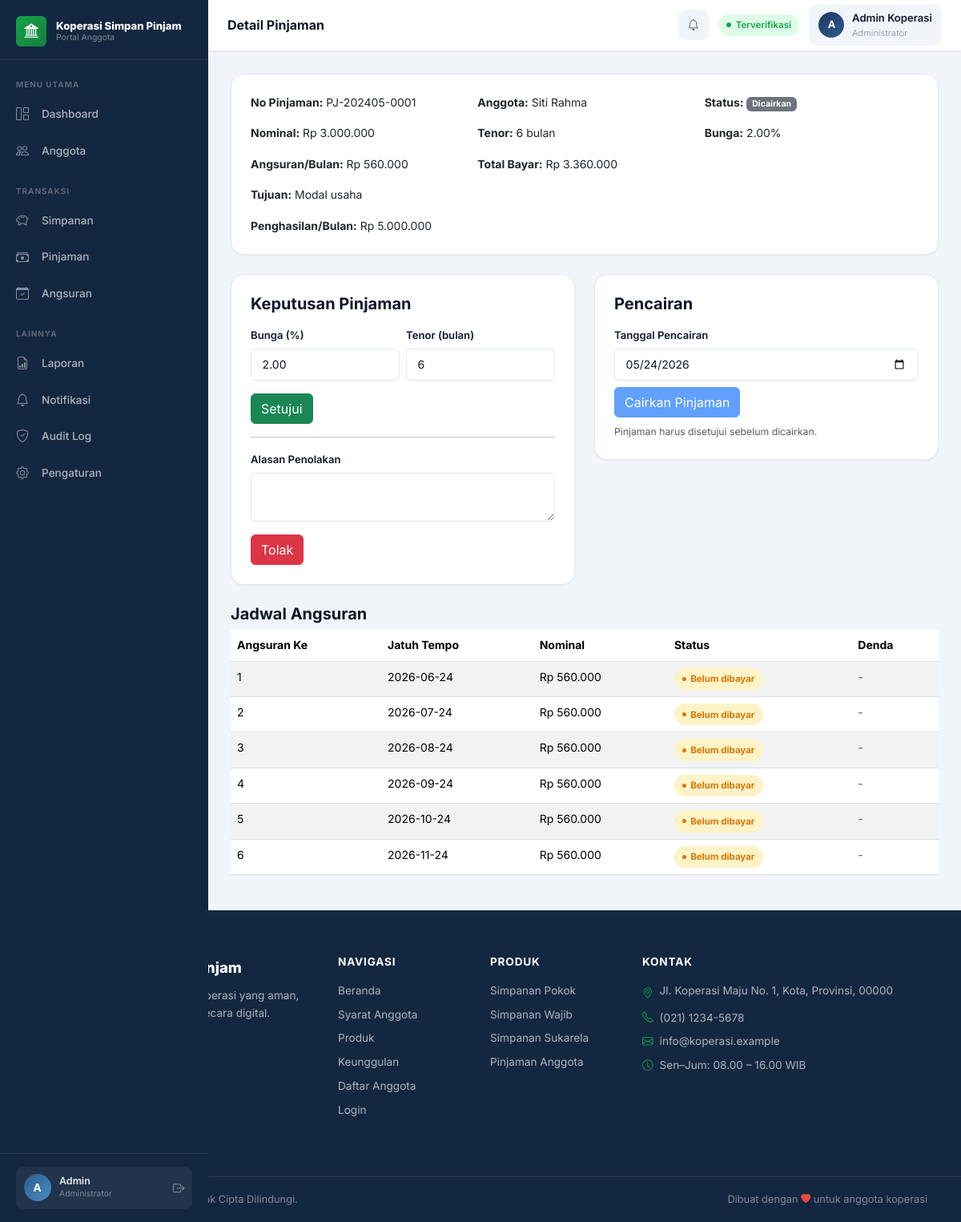
Screenshot of /admin/detail-pinjaman.php?id=1 (signed in) with the database file from the repository.
### tables this page shows
CREATE TABLE IF NOT EXISTS users (
    id INT AUTO_INCREMENT PRIMARY KEY,
    nama VARCHAR(150) NOT NULL,
    nik VARCHAR(50) NOT NULL UNIQUE,
    tempat_lahir VARCHAR(100),
    tanggal_lahir DATE,
    jenis_kelamin VARCHAR(20),
    alamat TEXT,
    no_hp VARCHAR(30),
    email VARCHAR(150) NOT NULL UNIQUE,
    pekerjaan VARCHAR(100),
    penghasilan DECIMAL(15,2),
    username VARCHAR(50) NOT NULL UNIQUE,
    password VARCHAR(255) NOT NULL,
    role ENUM('admin', 'user') DEFAULT 'user',
    status_verifikasi VARCHAR(50) DEFAULT 'Menunggu Verifikasi',
    foto_ktp VARCHAR(255),
    foto_diri VARCHAR(255),
    created_at DATETIME,
    updated_at DATETIME
);

CREATE TABLE IF NOT EXISTS pinjaman (
    id INT AUTO_INCREMENT PRIMARY KEY,
    user_id INT NOT NULL,
    nomor_pinjaman VARCHAR(50) NOT NULL UNIQUE,
    nominal DECIMAL(15,2) NOT NULL,
    bunga_persen DECIMAL(5,2) NOT NULL,
    tenor INT NOT NULL,
    total_bayar DECIMAL(15,2) NOT NULL,
    angsuran_per_bulan DECIMAL(15,2) NOT NULL,
    tujuan TEXT,
    penghasilan DECIMAL(15,2),
    catatan TEXT,
    dokumen_pendukung VARCHAR(255),
    status ENUM('Menunggu review', 'Disetujui', 'Ditolak', 'Dicairkan', 'Lunas') DEFAULT 'Menunggu review',
    alasan_penolakan TEXT,
    tanggal_pengajuan DATE,
    tanggal_disetujui DATE,
    tanggal_pencairan DATE,
    created_at DATETIME,
    FOREIGN KEY (user_id) REFERENCES users(id)
);

CREATE TABLE IF NOT EXISTS angsuran (
    id INT AUTO_INCREMENT PRIMARY KEY,
    pinjaman_id INT NOT NULL,
    angsuran_ke INT NOT NULL,
    jatuh_tempo DATE,
    nominal DECIMAL(15,2) NOT NULL,
    tanggal_bayar DATE,
    bukti_transfer VARCHAR(255),
    status ENUM('Belum dibayar', 'Menunggu konfirmasi', 'Diterima', 'Ditolak') DEFAULT 'Belum dibayar',
    keterangan TEXT,
    created_at DATETIME,
    FOREIGN KEY (pinjaman_id) REFERENCES pinjaman(id)
);

### config/config.php (called while the page is built)
<?php
return [
    'db' => [
        'host' => 'localhost',
        'name' => 'koperasi',
        'user' => 'root',
        'pass' => '',
        'charset' => 'utf8mb4',
    ],
    'app' => [
        'name' => 'Koperasi Simpan Pinjam',
        'base_url' => '',
        'timezone' => 'Asia/Jakarta',
    ],
];

### config/helpers.php (called while the page is built, shortened)
<?php
function e($value): string
{
    return htmlspecialchars((string)$value, ENT_QUOTES, 'UTF-8');
}
function format_rupiah($angka): string
{
    return 'Rp ' . number_format((float)$angka, 0, ',', '.');
}
require_once __DIR__ . '/features.php';

### config/auth.php (called while the page is built, shortened)
<?php
require_once __DIR__ . '/helpers.php';
function current_user(): ?array
{
    $pdo = db();
    $stmt = $pdo->prepare("SELECT * FROM users WHERE id = ?");
    $stmt->execute([$_SESSION['user_id']]);
    $user = $stmt->fetch();
    return $user ?: null;
}

### config/features.php (called while the page is built, shortened)
<?php
function status_badge_class(?string $status = null): string
{
    $map = [
        'Menunggu Verifikasi' => 'badge-menunggu',
        'Menunggu konfirmasi' => 'badge-menunggu',
        'Menunggu review' => 'badge-menunggu',
        'Belum dibayar' => 'badge-menunggu',
        'Belum Dibayar' => 'badge-menunggu',
        'Disetujui' => 'badge-disetujui',
        'Diterima' => 'badge-diterima',
        'Dibayar' => 'badge-diterima',
        'Dicairkan' => 'badge-dicairkan',
        'Ditolak' => 'badge-ditolak',
        'Lunas' => 'badge-lunas',
        'Nonaktif' => 'badge-nonaktif',
    ];
    return $map[$status] ?? 'badge-nonaktif';
}

### admin/detail-pinjaman.php (the view, shortened to what this page needs)
<?php
require_once __DIR__ . '/../config/auth.php';
require_once __DIR__ . '/../config/helpers.php';
$pdo = db();
$id = (int)($_GET['id'] ?? 0);
$stmt = $pdo->prepare("SELECT p.*, u.nama, u.id AS anggota_id FROM pinjaman p JOIN users u ON p.user_id = u.id WHERE p.id = ?");
$stmt->execute([$id]);
$pinjaman = $stmt->fetch();
$canDisburse = $pinjaman['status'] === 'Disetujui';
$scheduleStmt = $pdo->prepare("
    SELECT a.*, d.jumlah_hari, d.total_denda, d.status AS status_denda
    FROM angsuran a
    LEFT JOIN denda d ON d.angsuran_id = a.id
    WHERE a.pinjaman_id = ?
    ORDER BY a.angsuran_ke ASC
");
$scheduleStmt->execute([$pinjaman['id']]);
$schedule = $scheduleStmt->fetchAll();
$page_title = 'Detail Pinjaman';
?>
<?php require __DIR__ . '/../includes/dashboard_top.php'; ?>
<div class="card card-stat p-4 mb-4">
    <div class="row g-3">
        <div class="col-md-4"><strong>No Pinjaman:</strong> <?= e($pinjaman['nomor_pinjaman']); ?></div>
        <div class="col-md-4"><strong>Anggota:</strong> <?= e($pinjaman['nama']); ?></div>
        <div class="col-md-4"><strong>Status:</strong> <span class="badge bg-secondary"><?= e($pinjaman['status']); ?></span></div>
        <div class="col-md-4"><strong>Nominal:</strong> <?= format_rupiah($pinjaman['nominal']); ?></div>
        <div class="col-md-4"><strong>Tenor:</strong> <?= e($pinjaman['tenor']); ?> bulan</div>
        <div class="col-md-4"><strong>Bunga:</strong> <?= e($pinjaman['bunga_persen']); ?>%</div>
        <div class="col-md-4"><strong>Angsuran/Bulan:</strong> <?= format_rupiah($pinjaman['angsuran_per_bulan']); ?></div>
        <div class="col-md-4"><strong>Total Bayar:</strong> <?= format_rupiah($pinjaman['total_bayar']); ?></div>
        <div class="col-md-12"><strong>Tujuan:</strong> <?= e($pinjaman['tujuan']); ?></div>
        <?php if (!empty($pinjaman['penghasilan'])): ?>
            <div class="col-md-12"><strong>Penghasilan/Bulan:</strong> <?= format_rupiah($pinjaman['penghasilan']); ?></div>
        <?php endif; ?>
    </div>
</div>
<div class="row g-4">
    <div class="col-lg-6">
        <div class="form-section">
            <h5 class="mb-3">Keputusan Pinjaman</h5>
            <form method="post">
                <div class="row g-2">
                    <div class="col-md-6">
                        <label class="form-label">Bunga (%)</label>
                        <input type="number" name="bunga_persen" class="form-control" step="0.1" value="<?= e($pinjaman['bunga_persen']); ?>">
                    </div>
                    <div class="col-md-6">
                        <label class="form-label">Tenor (bulan)</label>
                        <input type="number" name="tenor" class="form-control" value="<?= e($pinjaman['tenor']); ?>">
                    </div>
                </div>
                <button class="btn btn-success mt-3">Setujui</button>
            </form>
            <hr>
            <form method="post">
                <label class="form-label">Alasan Penolakan</label>
                <textarea name="alasan_penolakan" class="form-control" rows="2"></textarea>
                <button class="btn btn-danger mt-3">Tolak</button>
            </form>
        </div>
    </div>
    <div class="col-lg-6">
        <div class="form-section">
            <h5 class="mb-3">Pencairan</h5>
            <form method="post">
                <div class="mb-2">
                    <label class="form-label">Tanggal Pencairan</label>
                    <input type="date" name="tanggal_pencairan" class="form-control" value="<?= e($pinjaman['tanggal_pencairan'] ?: date('Y-m-d')); ?>">
                </div>
                <button class="btn btn-primary" <?= $canDisburse ? '' : 'disabled'; ?>>Cairkan Pinjaman</button>
                <?php if (!$canDisburse): ?>
                    <small class="text-muted d-block mt-2">Pinjaman harus disetujui sebelum dicairkan.</small>
                <?php endif; ?>
            </form>
        </div>
    </div>
</div>
<h5 class="mt-4">Jadwal Angsuran</h5>
<div class="table-responsive">
    <table class="table table-striped">
        <thead>
            <tr>
                <th>Angsuran Ke</th>
                <th>Jatuh Tempo</th>
                <th>Nominal</th>
                <th>Status</th>
                <th>Denda</th>
            </tr>
        </thead>
        <tbody>
            <?php foreach ($schedule as $row): ?>
                <tr>
                    <td><?= e($row['angsuran_ke']); ?></td>
                    <td><?= e($row['jatuh_tempo']); ?></td>
                    <td><?= format_rupiah($row['nominal']); ?></td>
                    <td><span class="badge-status <?= status_badge_class($row['status']); ?>"><?= e($row['status']); ?></span></td>
                    <td>
                        <?php if (!empty($row['total_denda'])): ?>
                            <strong style="color:var(--accent-red)"><?= format_rupiah($row['total_denda']); ?></strong>
                            <div style="font-size:.72rem;color:var(--text-muted)"><?= e($row['jumlah_hari']); ?> hari - <?= e($row['status_denda']); ?></div>
                        <?php else: ?>
                            <span class="text-muted">-</span>
                        <?php endif; ?>
                    </td>
                </tr>
            <?php endforeach; ?>
        </tbody>
    </table>
</div>
<?php require __DIR__ . '/../includes/dashboard_bottom.php'; ?>

### includes/dashboard_top.php (shortened to what this page needs)
<?php
require_once __DIR__ . '/../config/auth.php';
require_once __DIR__ . '/../config/helpers.php';
$config   = require __DIR__ . '/../config/config.php';
$authUser = current_user();
$initials = strtoupper(substr($authUser['nama'] ?? 'U', 0, 1));
$statusMap = [
    'Disetujui'           => ['class' => 'verified',  'label' => 'Terverifikasi'],
    'Menunggu Verifikasi' => ['class' => 'pending',   'label' => 'Menunggu'],
    'Ditolak'             => ['class' => 'rejected',  'label' => 'Ditolak'],
    'Nonaktif'            => ['class' => 'nonactive', 'label' => 'Nonaktif'],
];
$verifStatus  = $authUser['status_verifikasi'] ?? 'Menunggu Verifikasi';
$statusInfo   = $statusMap[$verifStatus] ?? ['class' => 'pending', 'label' => $verifStatus];
$role         = $authUser['role'] ?? 'user';
$notificationUrl     = $role === 'admin' ? '/admin/notifikasi.php' : '/user/notifikasi.php';
?>
<?php require __DIR__ . '/header.php'; ?>
<div class="app-layout">
  <aside class="app-sidebar" id="appSidebar">
    <a href="/" class="sidebar-brand">
      <span class="sidebar-brand-icon"><i class="bi bi-bank2"></i></span>
      <span class="sidebar-brand-text">
        <span class="sidebar-brand-name"><?= e($config['app']['name']); ?></span>
        <span class="sidebar-brand-tagline">Portal Anggota</span>
      </span>
    </a>
    <nav class="sidebar-nav">
      <?php if ($role === 'admin'): ?>
        <div class="sidebar-section"><span class="sidebar-section-label">Menu Utama</span></div>
        <a href="/admin/dashboard.php" class="sidebar-link" id="sl-dashboard">
            <i class="bi bi-grid-1x2"></i>Dashboard
        </a>
        <a href="/admin/anggota.php" class="sidebar-link" id="sl-anggota">
            <i class="bi bi-people"></i>Anggota
        </a>
        <div class="sidebar-section mt-2"><span class="sidebar-section-label">Transaksi</span></div>
        <a href="/admin/simpanan.php" class="sidebar-link" id="sl-simpanan">
            <i class="bi bi-piggy-bank"></i>Simpanan
        </a>
        <a href="/admin/pinjaman.php" class="sidebar-link" id="sl-pinjaman">
            <i class="bi bi-cash-stack"></i>Pinjaman
        </a>
        <a href="/admin/angsuran.php" class="sidebar-link" id="sl-angsuran">
            <i class="bi bi-calendar-check"></i>Angsuran
        </a>
        <div class="sidebar-section mt-2"><span class="sidebar-section-label">Lainnya</span></div>
        <a href="/admin/laporan.php" class="sidebar-link" id="sl-laporan">
            <i class="bi bi-file-earmark-bar-graph"></i>Laporan
        </a>
        <a href="/admin/notifikasi.php" class="sidebar-link" id="sl-notifikasi">
            <i class="bi bi-bell"></i>Notifikasi
        </a>
        <a href="/admin/audit-log.php" class="sidebar-link" id="sl-audit-log">
            <i class="bi bi-shield-check"></i>Audit Log
        </a>
        <a href="/admin/pengaturan.php" class="sidebar-link" id="sl-pengaturan">
            <i class="bi bi-gear"></i>Pengaturan
        </a>
      <?php endif; ?>
    </nav>
    <div class="sidebar-footer">
      <div class="sidebar-user">
        <div class="sidebar-avatar"><?= $initials; ?></div>
        <div>
          <div class="sidebar-user-name"><?= e(explode(' ', $authUser['nama'])[0] ?? $authUser['nama']); ?></div>
          <div class="sidebar-user-role"><?= $role === 'admin' ? 'Administrator' : 'Anggota'; ?></div>
        </div>
        <a href="/logout.php" class="sidebar-logout ms-auto" title="Logout"><i class="bi bi-box-arrow-right"></i></a>
      </div>
    </div>
  </aside>
  <div class="app-main">
    <header class="app-topbar">
      <div class="topbar-breadcrumb">
        <span class="topbar-page-title"><?= e($page_title ?? 'Dashboard'); ?></span>
      </div>
      <div class="topbar-right">
        <a href="<?= e($notificationUrl); ?>" class="topbar-notification" title="Notifikasi">
          <i class="bi bi-bell"></i>
        </a>
        <span class="status-pill <?= $statusInfo['class']; ?>"><?= $statusInfo['label']; ?></span>
        <div class="topbar-user">
          <div class="topbar-avatar"><?= $initials; ?></div>
          <div class="d-none d-md-block">
            <div class="topbar-user-name"><?= e($authUser['nama']); ?></div>
            <div class="topbar-user-role"><?= $role === 'admin' ? 'Administrator' : 'Anggota'; ?></div>
          </div>
        </div>
      </div>
    </header>
    <main class="app-content">

### rows the page displays
users: nama "A", nama "Admin", status_verifikasi "Terverifikasi", nama "Admin Koperasi"
pinjaman: nomor_pinjaman "PJ-202405-0001", user.nama "Siti Rahma", status "Dicairkan", nominal "Rp 3.000.000", tenor "6", bunga_persen "2.00", angsuran_per_bulan "Rp 560.000", total_bayar "Rp 3.360.000", tujuan "Modal usaha", penghasilan "Rp 5.000.000", tanggal_pencairan "05/24/2026"
angsuran: angsuran_ke "1", jatuh_tempo "2026-06-24", nominal "Rp 560.000", status "Belum dibayar"
angsuran: angsuran_ke "2", jatuh_tempo "2026-07-24", nominal "Rp 560.000", status "Belum dibayar"
angsuran: angsuran_ke "3", jatuh_tempo "2026-08-24", nominal "Rp 560.000", status "Belum dibayar"
angsuran: angsuran_ke "4", jatuh_tempo "2026-09-24", nominal "Rp 560.000", status "Belum dibayar"
angsuran: angsuran_ke "5", jatuh_tempo "2026-10-24", nominal "Rp 560.000", status "Belum dibayar"
angsuran: angsuran_ke "6", jatuh_tempo "2026-11-24", nominal "Rp 560.000", status "Belum dibayar"

### other values shown
$config['app']['name'] "Koperasi Simpan Pinjam"
$page_title "Detail Pinjaman"
